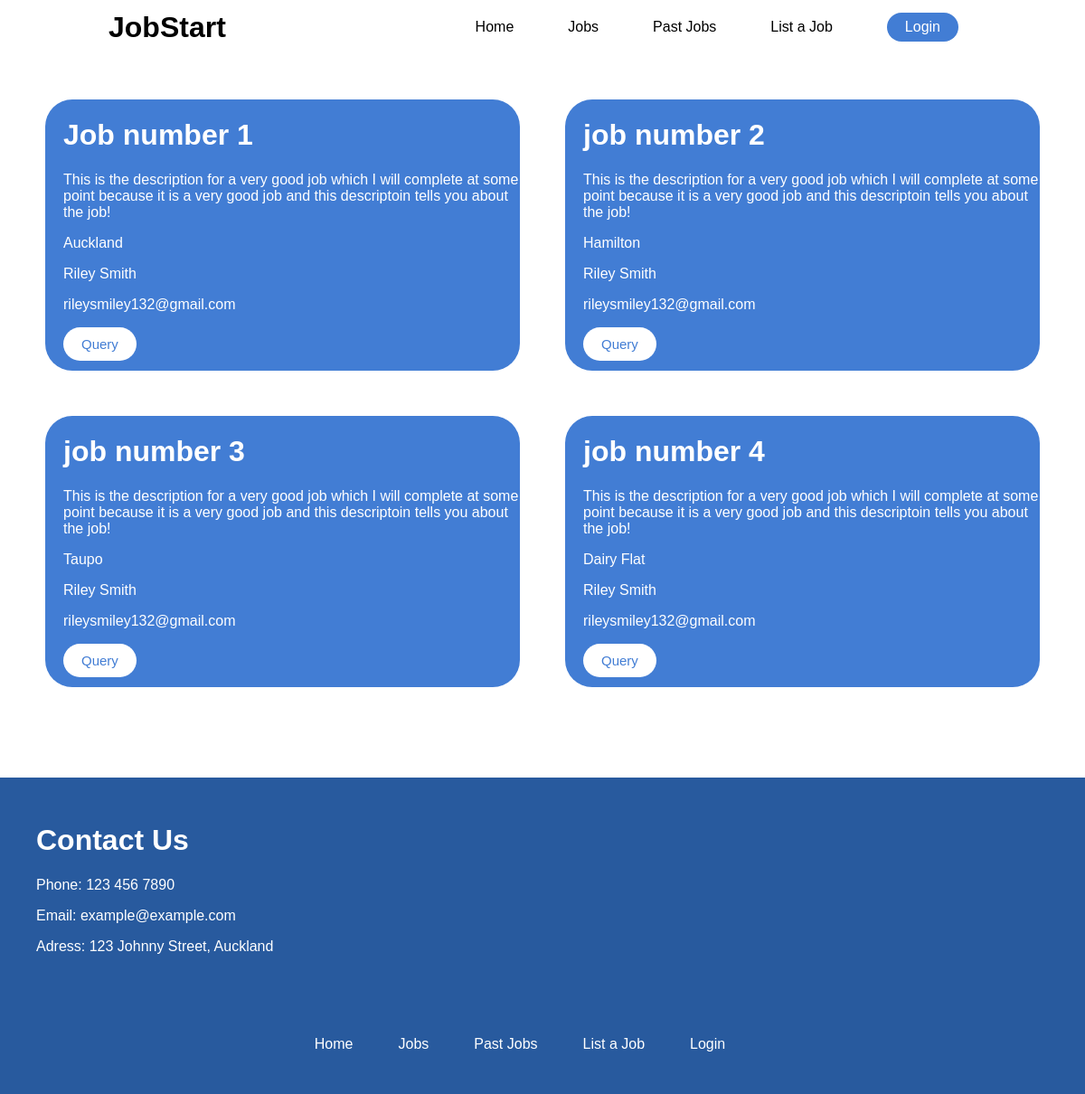
Page /jobs on the committed database.
### tables this page shows
CREATE TABLE jobs (user_id INTEGER REFERENCES users (user_id), job_id INTEGER PRIMARY KEY AUTOINCREMENT, job_desc TEXT, job_title TEXT, job_location TEXT, completed TEXT);

CREATE TABLE users (user_id INTEGER PRIMARY KEY AUTOINCREMENT, user_name TEXT, user_email TEXT, user_pwd TEXT);

### app.py (the view)
@app.route('/jobs')
def jobs():
    conn = sqlite3.connect('app.db')
    conn.row_factory = sqlite3.Row
    cursor = conn.cursor()
    query = '''
        SELECT jobs.*, users.user_name, users.user_email
        FROM jobs
        JOIN users ON jobs.user_id = users.user_id
        WHERE jobs.completed = "no"
    '''
    jobs = cursor.execute(query).fetchall()
    conn.close()
    return render_template('jobs.html', jobs=jobs)

### templates/jobs.html (shortened to what this page needs)
{% extends 'layout.html' %}
{% block content %}
    <div class="all-jobs-container">
        {% for job in jobs %}
            <div class="job-container" id="job--{ loop.index }">
                <h1 class="job-title">{{ job[3] }}</h1>
                <p job-desc>{{ job[2] }}</p>
                <p class="job-location">{{ job[4] }}</p>
                <p class="job-user-name">{{ job[6] }}</p>
                <p class="job-user-email">{{ job[7] }}</p>
                <button class="query-btn">Query</button>
            </div>
        {% endfor %}
    </div>
{% endblock %}

### templates/layout.html (shortened to what this page needs)
<!DOCTYPE html>
<html lang="en">
    <head>
        <link rel="stylesheet" href="{{ url_for('static', filename='style.css') }}">
    </head>
    <body>
        {% include 'nav.html' %}
        {% block content %} {% endblock %}
        {% include 'footer.html' %}
    </body>
</html>

### templates/nav.html
<div class="nav-bar">
    <a><h1 class="nav-title">JobStart</h1></a>
    <a class="nav-link" href="/" id="nav-home-link">Home</a>
    <a class="nav-link" href="/jobs">Jobs</a>
    <a class="nav-link" href="/past-jobs">Past Jobs</a>
    <a class="nav-link" href="list-job">List a Job</a>
    {% if session.get('user_email') %}
        <a href="/logout"><button class="login-nav-btn">Logout</button></a>
    {% else %}
        <a href="/login"><button class="login-nav-btn">Login</button></a>
    {% endif %}
</div>

### templates/footer.html
<div class="footer">
    <div class="footer-top">
        <h1 class="footer-title">Contact Us</h1>
        <p class="footer-text">Phone: 123 456 7890</p>
        <p class="footer-text">Email: example@example.com</p>
        <p class="footer-text">Adress: 123 Johnny Street, Auckland</p>
    </div>
    <div class="footer-links">
        <a class="footer-link" href="/">Home</a>
        <a class="footer-link" href="/jobs">Jobs</a>
        <a class="footer-link" href="/past-jobs">Past Jobs</a>
        <a class="footer-link" href="/list-job">List a Job</a>
        <a class="footer-link" href="/login">Login</a>
    </div>
</div>

### static/style.css (style rules this page uses)
body { margin: 0; font-family: Arial; }
.nav-link { margin-right: 60px; font-size: 16px; text-decoration: none; color: black; }
#nav-home-link { margin-left: auto; }
.nav-title { position: absolute; left: 10%; top: 50%; transform: translateY(-50%); margin: 0; }
.nav-bar { position: relative; display: flex; align-items: center; background-color: white; color: black; width: 100%; height: 60px; }
.login-nav-btn { font-size: 16px; margin-right: 140px; background-color: #427dd4; color: white; border: none; border-radius: 18px; padding: 7px 20px 7px 20px; }
.footer { margin-top: 100px; width: 100%; height: 40vh; background-color: #285A9E; padding-top: 30px; }
.footer-title { color: white; margin-left: 40px; }
.footer-text { color: white; margin-left: 40px; }
.footer-links { display: flex; justify-content: center; margin-top: 90px; }
.footer-link { color: white; text-decoration: none; margin-right: 50px; }
.footer-top { margin-bottom: 20px; }
.all-jobs-container { display: grid; grid-template-columns: 1fr 1fr; gap: 50px; padding: 50px 50px 0px 50px; }
.job-container { background-color: #427dd4; color: white; border-radius: 30px; height: 300px; padding-left: 20px; }
.query-btn { color: #427dd4; background-color: white; font-size: 15px; border: none; padding: 10px 20px 10px 20px; border-radius: 20px; }

### rows in the picture
jobs: job_title "Job number 1", job_desc "This is the description for a very good job which I will complete at some point because it is a very good job and this descriptoin tells you about the job!", job_location "Auckland", user_name "Riley Smith", user_email "rileysmiley132@gmail.com"
jobs: job_title "job number 2", job_desc "This is the description for a very good job which I will complete at some point because it is a very good job and this descriptoin tells you about the job!", job_location "Hamilton", user_name "Riley Smith", user_email "rileysmiley132@gmail.com"
jobs: job_title "job number 3", job_desc "This is the description for a very good job which I will complete at some point because it is a very good job and this descriptoin tells you about the job!", job_location "Taupo", user_name "Riley Smith", user_email "rileysmiley132@gmail.com"
jobs: job_title "job number 4", job_desc "This is the description for a very good job which I will complete at some point because it is a very good job and this descriptoin tells you about the job!", job_location "Dairy Flat", user_name "Riley Smith", user_email "rileysmiley132@gmail.com"
